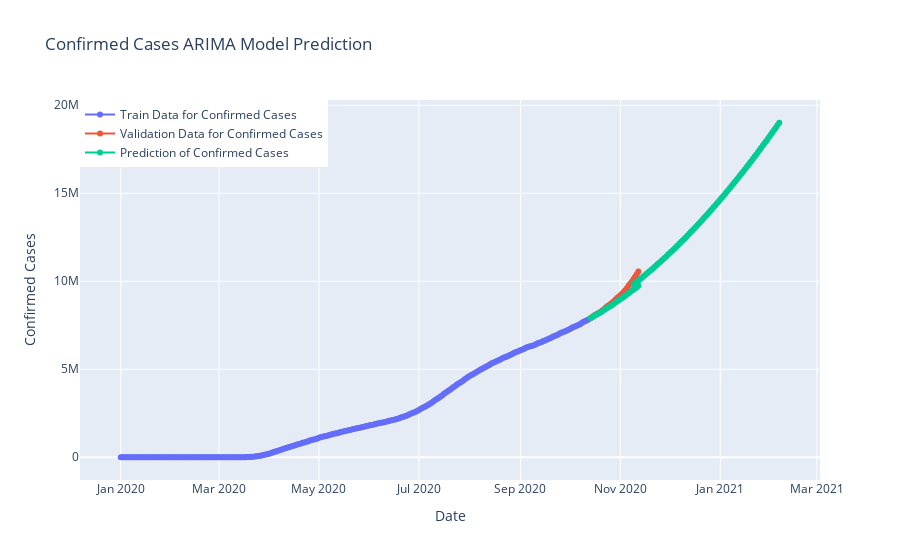

The notebook cell this image was saved under:
### Code cell
fig=go.Figure()
fig.add_trace(go.Scatter(x=model_train.index, y=model_train["cumulative_confirmed"],
                    mode='lines+markers',name="Train Data for Confirmed Cases"))
fig.add_trace(go.Scatter(x=valid.index, y=valid["cumulative_confirmed"],
                    mode='lines+markers',name="Validation Data for Confirmed Cases",))
fig.add_trace(go.Scatter(x=y_pred.index, y=y_pred["ARIMA Model Prediction"],
                    mode='lines+markers',name="Prediction of Confirmed Cases",))
fig.update_layout(title="Confirmed Cases ARIMA Model Prediction",
                 xaxis_title="Date",yaxis_title="Confirmed Cases",legend=dict(x=0,y=1,traceorder="normal"))
fig.show()
